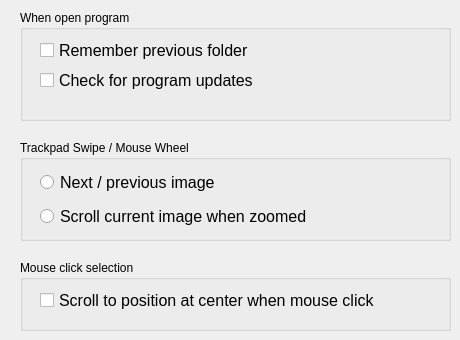
   <widget class="QWidget" name="pageGeneral">
    <widget class="QGroupBox" name="groupBoxTrackpadAction">
     <property name="geometry">
      <rect>
       <x>20</x>
       <y>140</y>
       <width>431</width>
       <height>101</height>
      </rect>
     </property>
     <property name="title">
      <string>Trackpad Swipe / Mouse Wheel</string>
     </property>
     <widget class="QWidget" name="layoutWidget">
      <property name="geometry">
       <rect>
        <x>20</x>
        <y>27</y>
        <width>337</width>
        <height>65</height>
       </rect>
      </property>
      <layout class="QVBoxLayout" name="verticalLayout_3">
       <item>
        <widget class="QRadioButton" name="trackpadIterateRadio">
         <property name="font">
          <font>
           <pointsize>12</pointsize>
          </font>
         </property>
         <property name="text">
          <string>Next / previous image</string>
         </property>
        </widget>
       </item>
       <item>
        <widget class="QRadioButton" name="trackpadScrollRadio">
         <property name="font">
          <font>
           <pointsize>12</pointsize>
          </font>
         </property>
         <property name="text">
          <string>Scroll current image when zoomed</string>
         </property>
        </widget>
       </item>
      </layout>
     </widget>
    </widget>
    <widget class="QGroupBox" name="groupBoxFolders">
     <property name="geometry">
      <rect>
       <x>20</x>
       <y>10</y>
       <width>431</width>
       <height>111</height>
      </rect>
     </property>
     <property name="title">
      <string>When open program</string>
     </property>
     <widget class="QCheckBox" name="rememberFolderChk">
      <property name="geometry">
       <rect>
        <x>20</x>
        <y>30</y>
        <width>261</width>
        <height>20</height>
       </rect>
      </property>
      <property name="font">
       <font>
        <pointsize>12</pointsize>
       </font>
      </property>
      <property name="text">
       <string>Remember previous folder</string>
      </property>
     </widget>
     <widget class="QCheckBox" name="updateAppChk">
      <property name="geometry">
       <rect>
        <x>20</x>
        <y>60</y>
        <width>261</width>
        <height>20</height>
       </rect>
      </property>
      <property name="font">
       <font>
        <pointsize>12</pointsize>
       </font>
      </property>
      <property name="text">
       <string>Check for program updates</string>
      </property>
     </widget>
    </widget>
    <widget class="QGroupBox" name="groupBoxFolders_2">
     <property name="geometry">
      <rect>
       <x>20</x>
       <y>260</y>
       <width>431</width>
       <height>71</height>
      </rect>
     </property>
     <property name="title">
      <string>Mouse click selection</string>
     </property>
     <widget class="QCheckBox" name="mouseClickScrollChk">
      <property name="geometry">
       <rect>
        <x>20</x>
        <y>30</y>
        <width>371</width>
        <height>20</height>
       </rect>
      </property>
      <property name="font">
       <font>
        <pointsize>12</pointsize>
       </font>
      </property>
      <property name="text">
       <string>Scroll to position at center when mouse click</string>
      </property>
     </widget>
    </widget>
   </widget>
